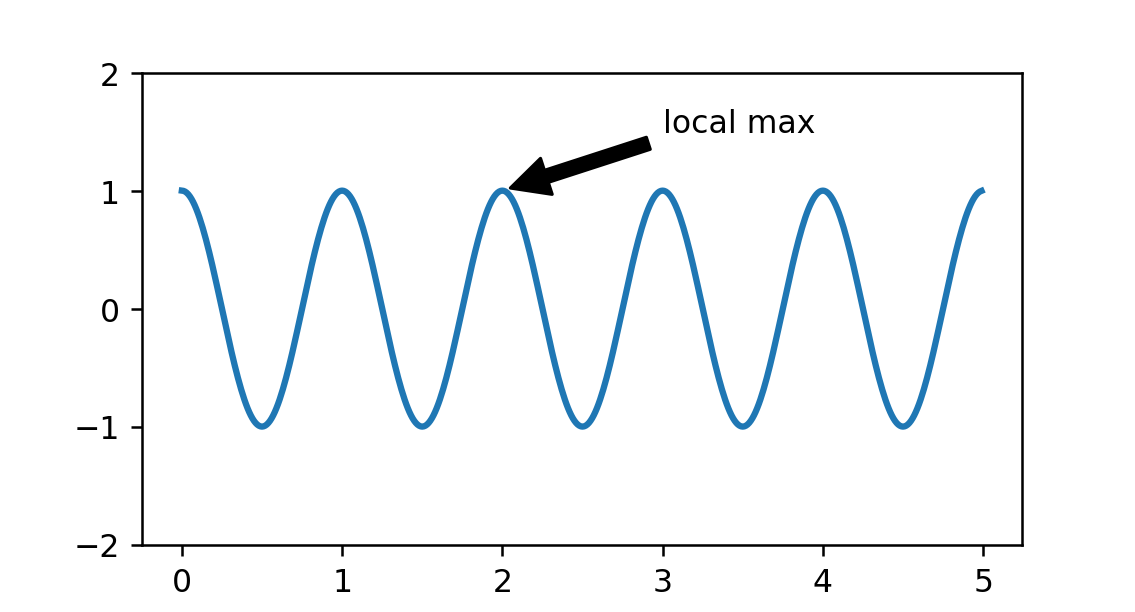

This chart was generated by the following Python code:
import matplotlib as mpl
import matplotlib.pyplot as plt
import numpy as np

fig, ax = plt.subplots(figsize=(5, 2.7))

t = np.arange(0.0, 5.0, 0.01)
s = np.cos(2 * np.pi * t)
line, = ax.plot(t, s, lw=2)

ax.annotate('local max', xy=(2, 1), xytext=(3, 1.5),
            arrowprops=dict(facecolor='black', shrink=0.05))

ax.set_ylim(-2, 2)

plt.show()
# plt.savefig("09-graphics_annotation.png", dpi=227)
